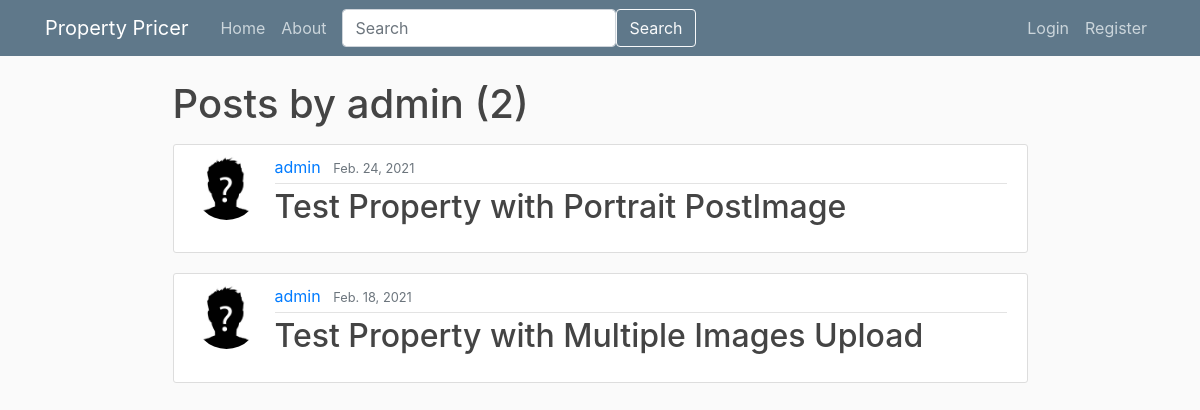
The app's page /post/admin with its own data.
### webpages/models.py (models this page shows, shortened)
class Post(models.Model):
    title = models.CharField(max_length=128, default='')
    property_description = models.TextField(null=True, blank=True)
    address_line_1 = models.CharField(max_length=255)
    address_line_2 = models.CharField(max_length=255, null=True, blank=True)
    city = models.CharField(max_length=128, default='')
    county = models.CharField(max_length=128, default='')
    floor_plan = models.ImageField(upload_to=get_image_filename, null=True, blank=True)
    property_type = models.CharField(max_length=128, choices=PROPERTY_TYPE_CHOICES)
    number_of_bedrooms = models.PositiveIntegerField()
    number_of_bathrooms = models.PositiveIntegerField()
    price = models.PositiveIntegerField(null=True, blank=True)
    energy_rating = models.CharField(max_length=128, choices=ENERGY_RATING_CHOICES, null=True, blank=True)
    date_posted = models.DateField(default=timezone.now)
    author = models.ForeignKey(User,related_name="user_posts", on_delete=models.CASCADE)
    """
        this method return a string to redirect the user after posting to that post by returning post details the
        primary key of the newly created post
    """

### userpages/models.py (models this page shows, shortened)
class Profile(models.Model):
    user = models.OneToOneField(User, on_delete=models.CASCADE)
    image = models.ImageField(default='default.jpg', upload_to='profile_pics')

### webpages/views.py (the view)
# urls.py: path('post/<str:username>', UserPostListView.as_view(), name='user-posts'),
class UserPostListView(ListView):
    model = Post
    template_name = 'webpages/user_posts.html'
    context_object_name = 'posts'
    paginate_by = 5
    def get_queryset(self):
        user = get_object_or_404(User, username=self.kwargs.get('username'))
        return Post.objects.filter(author=user).order_by('-date_posted')

### templates/webpages/user_posts.html (shortened to what this page needs)
{% extends "base.html" %}
{% block content %}
    <h1 class="mb-3"> Posts by {{ view.kwargs.username }} ({{ page_obj.paginator.count}})</h1>
    {% for post in posts %}
        {% include 'webpages/short_post.html' %}
    {% endfor %}
{% endblock content %}

### templates/webpages/short_post.html (shortened to what this page needs)
<article class="media content-section">
    <img class="rounded-circle article-img" src="{{ post.author.profile.image.url }}">
    <div class="media-body">
        <div class="article-metadata">
            <a class="mr-2" href="{% url 'profile-page' post.author.username %}">{{ post.author }}</a>
            <small class="text-muted">{{ post.date_posted }}</small>
        </div>
        <h2><a class="article-title" href="{% url 'post-detail' post.id %}">{{ post.title }}</a></h2>
    </div>
</article>

### static/css/main.css (style rules this page uses)
body { background: #fafafa; color: #333333; margin-top: 5rem; }
h1, h2, h3, h4, h5, h6 { color: #444444; }
.content-section { background: #ffffff; padding: 10px 20px; border: 1px solid #dddddd; border-radius: 3px; margin-bottom: 20px; }
.article-title { color: #444444; }
.article-img { height: 65px; width: 65px; margin-right: 16px; }
.article-metadata { padding-bottom: 4px; margin-bottom: 4px; border-bottom: 1px solid #e3e3e3 }

### records on screen
Post: author.profile.image (placeholder picture), author "admin", date_posted "Feb. 24, 2021", title "Test Property with Portrait PostImage"
Post: author.profile.image (placeholder picture), author "admin", date_posted "Feb. 18, 2021", title "Test Property with Multiple Images Upload"

### other values on screen
{{ view.kwargs.username }} "admin"
{{ page_obj.paginator.count }} "2"
